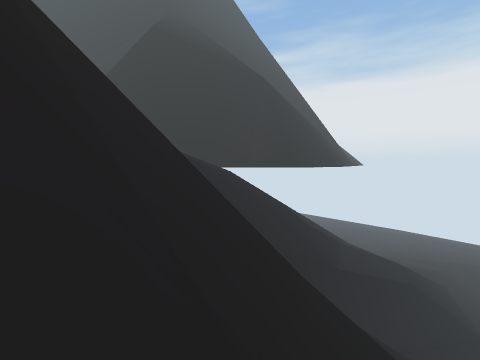
view 1 (above)

12 first-person views from a walk through a scene from a Unity 3-D project. The camera is 1.2 m above the floor, tilts 4° down and sees 90° across. The floor is counted in squares, 1 m on a side. Each view is taken from the middle of a square. On the plan, view 1 faces up. The plan holds only what a view shows up to about 12 squares ahead; the rest is blank. The place goes on beyond the plan. The player is left out.

view 2
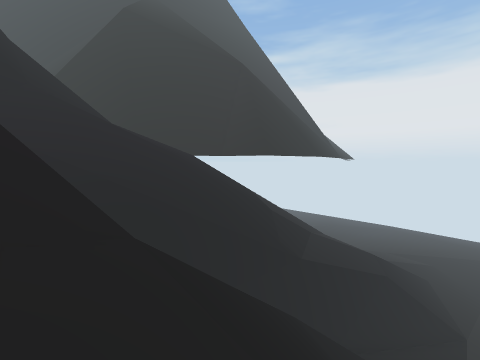

view 3
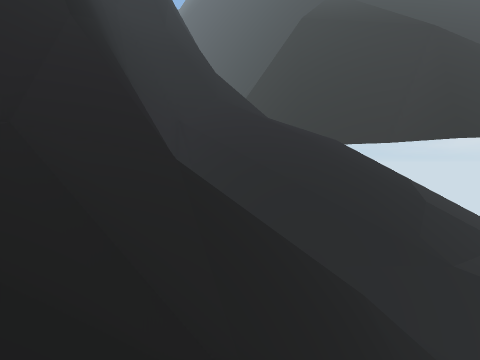

view 4
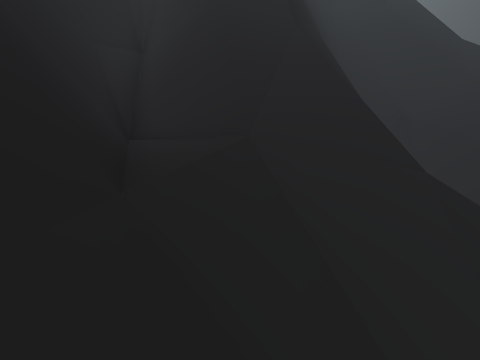

view 5
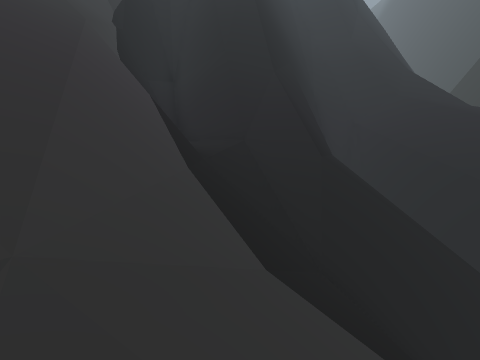

view 6
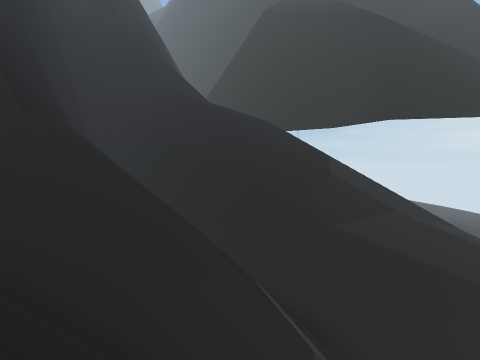

view 7
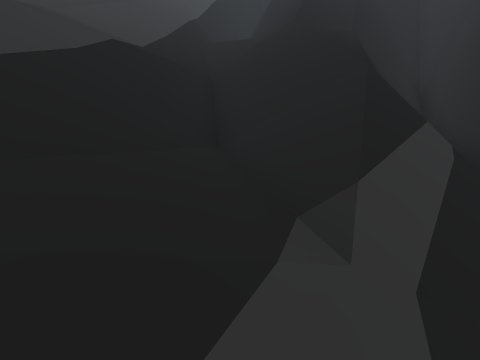

view 8
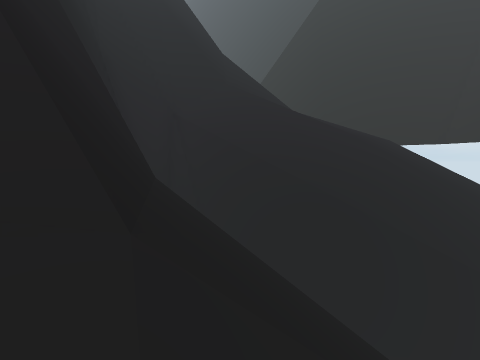

view 9
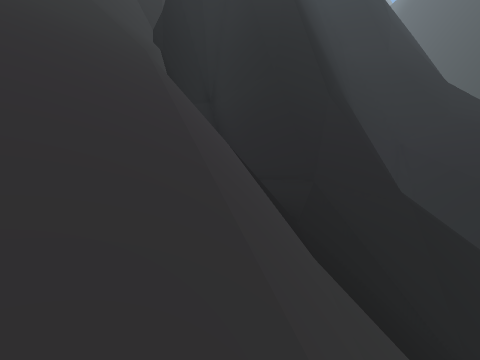

view 10
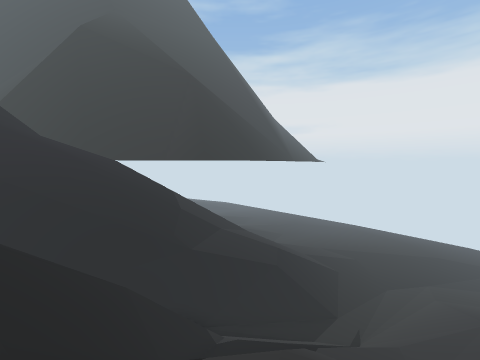

view 11
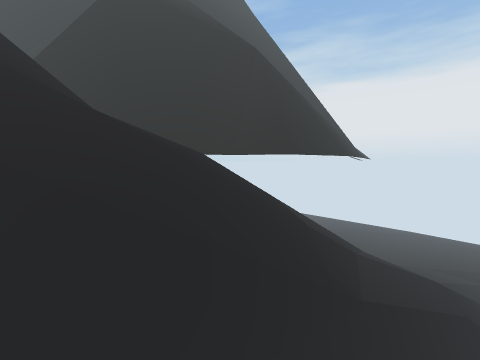

view 12
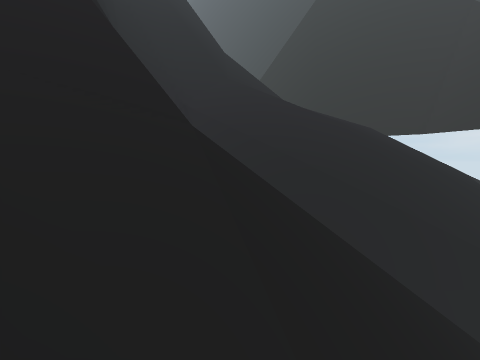

### Floor plan
Key: @ floor where view 1 was taken; # wall or solid block; / step, stairs or slope; = window, fence, low wall or low ledge; v drop or lower ground.
Columns run from 9 left of view 1 to 8 right of it. Each row starts with its distance up from view 1.
 16               ////
 15            ///////
 14         //////////
 13     = ////////////
 12    v=/////////////
 11  #/////////////vv=
 10  # //////vvvvv##==
  9 ## vvvvvvvvvv==///
  8 ##vvvvvvvvv  v////
  7 #vvvvvvvv   v/////
  6 #=vvvvvvvvvv//////
  5 #######vv////v=///
  4       ###=///v#==/
  3        ###////v#=/
  2         ##///////
  1         #=////////
  0        ##@/====//
 -1     #  ##=####=//
 -2     #vvv###vv///
 -3     #vvvvvv////
 -4     ###=//////
 -5       ###////

Positions as (right, up) in squares from view 1, and headings:
1: (0, 0), facing up
2: (2, 1), facing up
3: (5, 1), facing up-left
4: (4, 1), facing left
5: (8, 1), facing left
6: (8, 3), facing up-left
7: (8, 8), facing down-left
8: (2, 3), facing up-left
9: (7, -1), facing left
10: (7, -1), facing up
11: (1, 4), facing up
12: (3, 2), facing up-left
